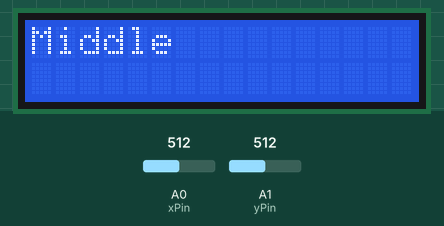
This sketch was run on a simulated Arduino Uno, built with avr-gcc and run on an emulated ATmega328P. On the bench: 16×2 character LCD. Inputs (shaded band) come from the test bench; at power-on: A0 (xPin) = 512, A1 (yPin) = 512.

Above: at 1.2 s.
1.3 s: A0 (xPin) set to 533
At 2.6 s:
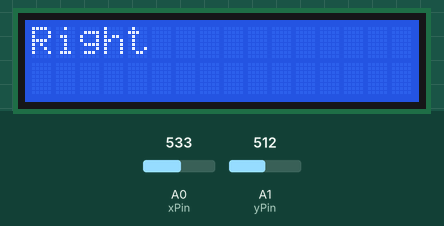
3.5 s: A1 (yPin) set to 716
At 4.5 s:
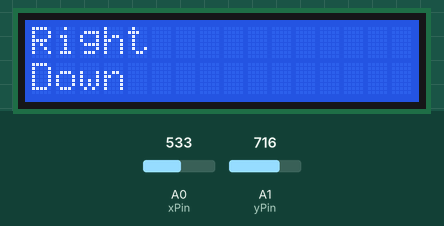
5.5 s: A0 (xPin) set to 511
At 6.6 s:
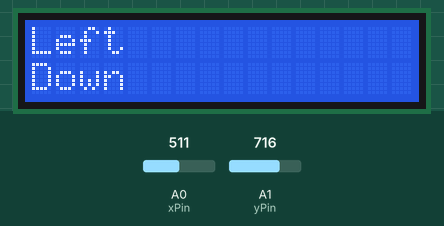
7.6 s: A1 (yPin) set to 511
At 8.6 s:
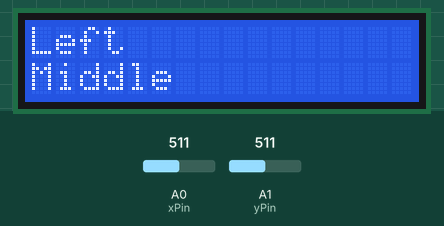
9.6 s: A0 (xPin) set to 527
At 10.6 s:
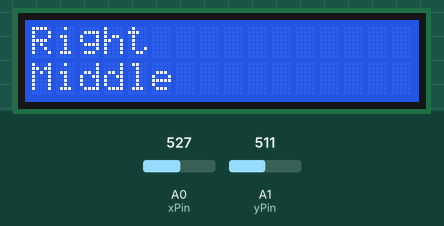
11.6 s: A1 (yPin) set to 306
At 12.6 s:
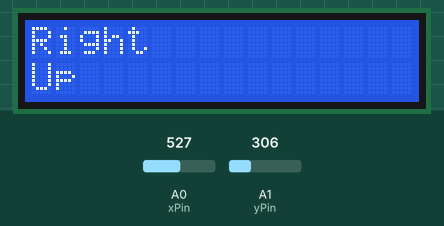
Timing chart, 0 to 14.6 s (numbered marks = the images above; inputs shaded):
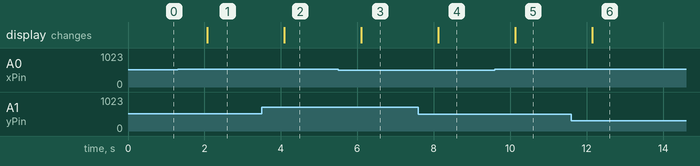

Measured:
- the behaviour switches between 517 and 518 on A0 (xPin) (found by bisection; images 0 and 1)
- after the input at 1.3 s, the display: changes after 0.78 s (image 1)
- after the input at 3.5 s, the display: changes after 0.59 s (image 2)
- after the input at 5.5 s, the display: changes after 0.60 s (image 3)
- after the input at 7.6 s, the display: changes after 0.51 s (image 4)
- after the input at 9.6 s, the display: changes after 0.53 s (image 5)
- after the input at 11.6 s, the display: changes after 0.54 s (image 6)

The sketch:

_JoyStick_Screen.ino
```cpp
// include the library code:
#include <LiquidCrystal.h>

// initialize the library by associating any needed LCD interface pin
// with the arduino pin number it is connected to
const int rs = 12, en = 11, d4 = 5, d5 = 4, d6 = 3, d7 = 2;
LiquidCrystal lcd(rs, en, d4, d5, d6, d7);
int xPin = A0;
int yPin = A1;
int xVal;
int yVal;

void setup() {
  // set up the LCD's number of columns and rows:
  lcd.begin(16, 2);
  pinMode(xPin, INPUT);
  pinMode(yPin, INPUT);
}

void loop() {
  xVal = analogRead(xPin);
  yVal = analogRead(yPin);
  // when characters arrive over the serial port...
  if (xVal > 512 || xVal < 517) {
    lcd.clear();
    lcd.print("Middle");
  }
  if (xVal < 512) {
    lcd.clear();
    lcd.print("Left");
  }
  if (xVal > 517) {
    lcd.clear();
    lcd.print("Right");

  }
  if (yVal == 510 || yVal == 511 || yVal == 509) {
    lcd.setCursor(0, 1);
    lcd.print("Middle");
  }
  if (yVal < 508) {
    lcd.setCursor(0, 1);
    lcd.print("Up");
  }
  if (yVal > 512) {
    lcd.setCursor(0, 1);
    lcd.print("Down");
  }
  delay(1000);
}
```
